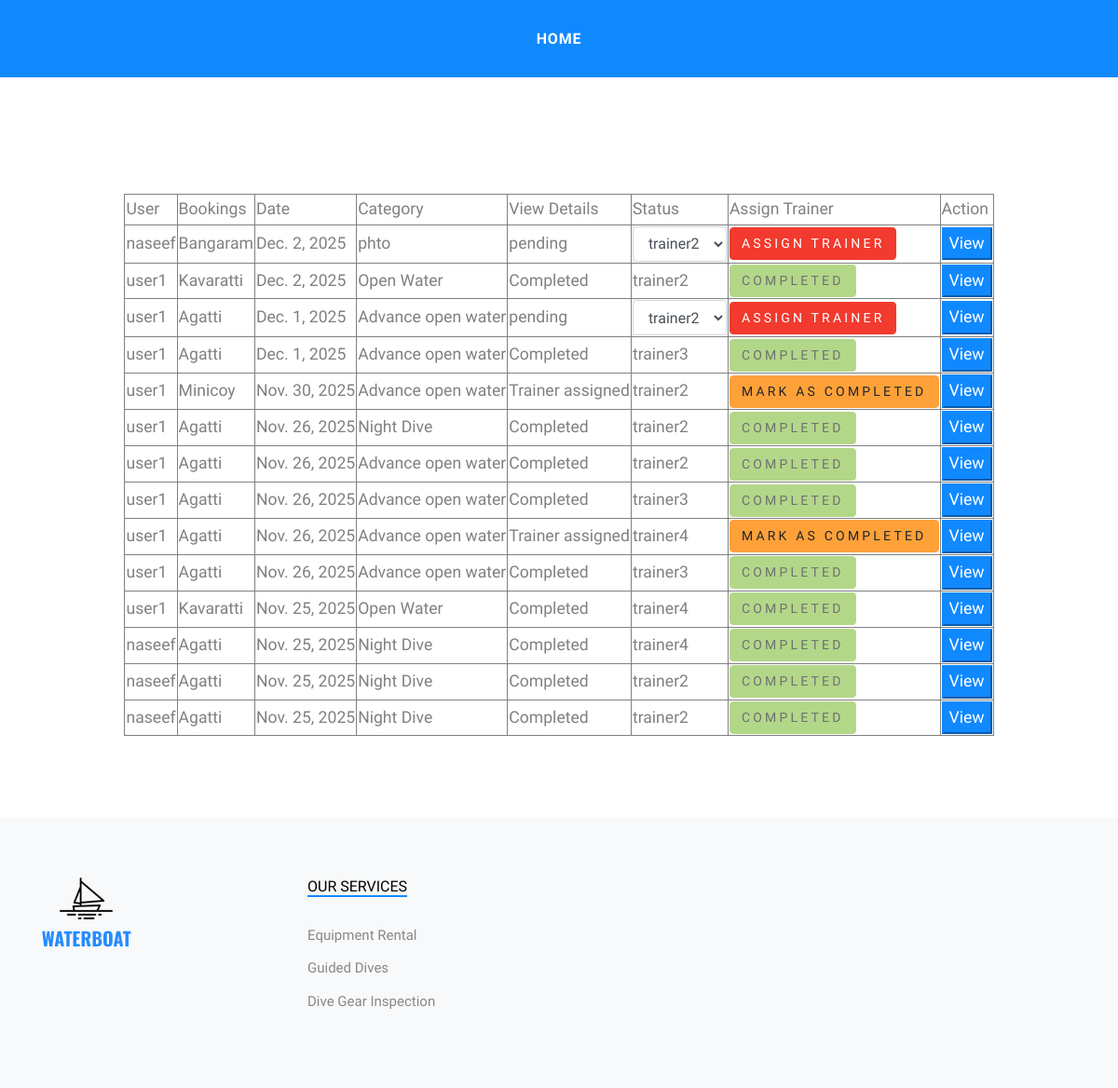
/admin_viewuserbooking, run on an earlier commit of the app's database.
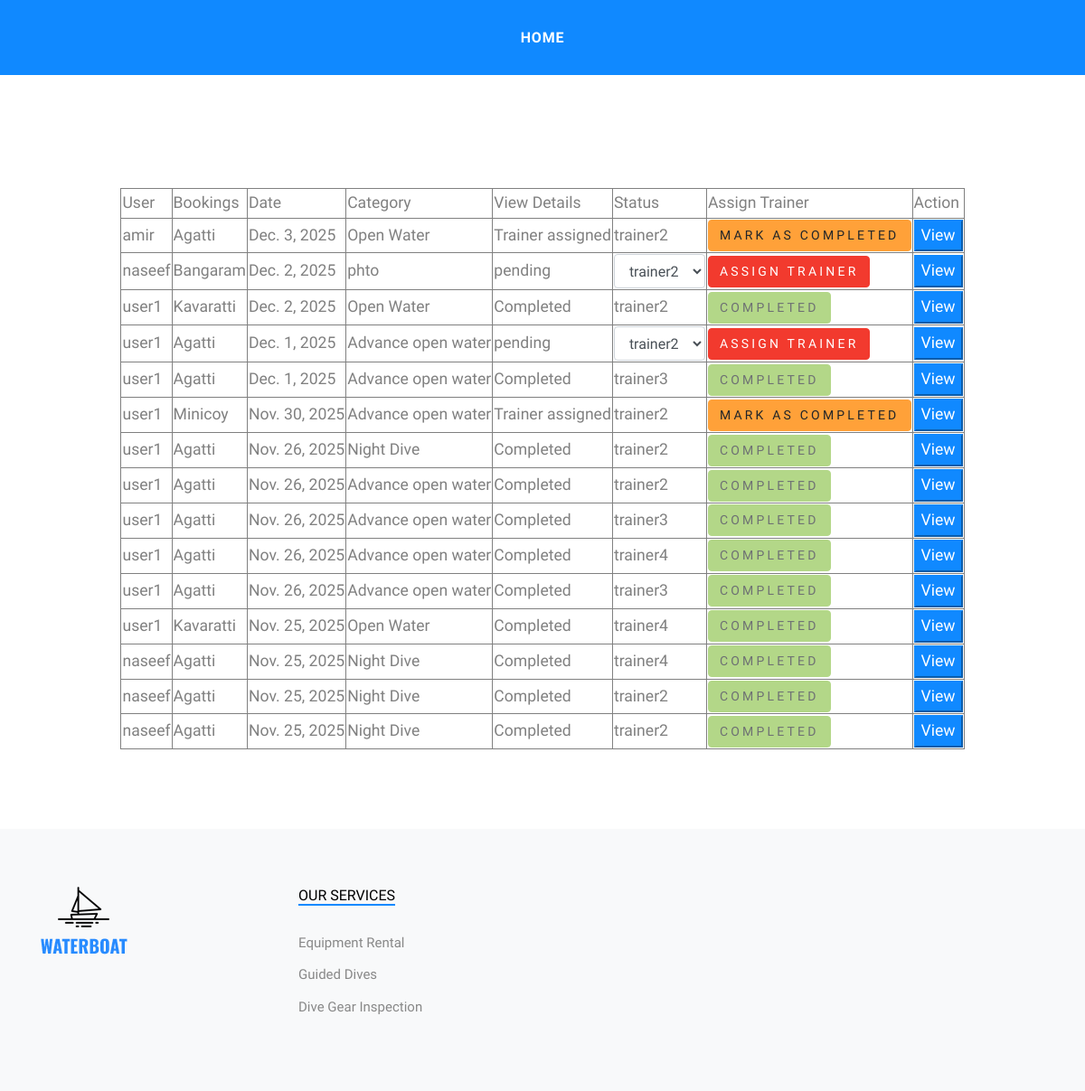
And on a later commit of the database.
### app/models.py (models this page shows)
class dive(models.Model):
    date = models.DateField(auto_now_add=True,null=True)
    user_id = models.ForeignKey(User,on_delete=models.CASCADE,null=True)
    places = models.ForeignKey(place,on_delete=models.CASCADE,null=True)
    categorys = models.ForeignKey(category,on_delete=models.CASCADE,null=True)
    status=models.CharField(default='pending')
    trainer_id= models.ForeignKey(trainer,on_delete=models.CASCADE,null=True)
    count=models.IntegerField(default=1)

class place(models.Model):
    name = models.CharField(max_length=100)

class category(models.Model):
    name = models.CharField(max_length=100)
    description = models.CharField(max_length=100)

class trainer(models.Model):
    name = models.CharField(max_length=100)
    gender = models.CharField(max_length=100)
    contact = models.CharField(max_length=100)
    email = models.EmailField(max_length=100)
    password = models.CharField(max_length=100)
    user_id = models.ForeignKey(User,on_delete=models.CASCADE)

### app/views.py (the view)
# urls.py: path('admin_viewuserbooking',views.viewbook,name='admin_viewuserbooking'),
def viewbook(request):
    data = dive.objects.all().order_by('-date')
    data1=trainer.objects.all()
    return render(request,'admin_viewuserbooking.html',{'a':data,'b':data1})

### template/admin_viewuserbooking.html (shortened to what this page needs)
<!DOCTYPE html>
<html lang="en">
  {% load static %}
<head>
  <link rel="stylesheet" href="/static/main/fonts/icomoon/style.css">
  <link rel="stylesheet" href="/static/main/css/bootstrap.min.css">
  <link rel="stylesheet" href="/static/main/css/jquery-ui.css">
  <link rel="stylesheet" href="/static/main/css/owl.carousel.min.css">
  <link rel="stylesheet" href="/static/main/css/owl.theme.default.min.css">
  <link rel="stylesheet" href="/static/main/css/owl.theme.default.min.css">
  <link rel="stylesheet" href="/static/main/css/jquery.fancybox.min.css">
  <link rel="stylesheet" href="/static/main/css/bootstrap-datepicker.css">
  <link rel="stylesheet" href="/static/main/fonts/flaticon/font/flaticon.css">
  <link rel="stylesheet" href="/static/main/css/aos.css">
  <link href="/static/main/css/jquery.mb.YTPlayer.min.css" media="all" rel="stylesheet" type="text/css">
  <link rel="stylesheet" href="/static/main/css/style.css">
</head>
<body data-spy="scroll" data-target=".site-navbar-target" data-offset="300">
  <div class="site-wrap">
    <div class="header-top bg-light">
      <div class="site-navbar py-2 js-sticky-header site-navbar-target d-none pl-0 d-lg-block" role="banner">
        <div class="container">
          <div class="d-flex align-items-center">
            <div class="mx-auto">
              <nav class="site-navigation position-relative text-right" role="navigation">
                <ul class="site-menu main-menu js-clone-nav mr-auto d-none pl-0 d-lg-block">
                  <li>
                    <a href="{% url 'admin_homepage' %}" class="nav-link text-left">Home</a>
                  </li>
                </ul>
              </nav>
            </div>
          </div>
        </div>
      </div>
    </div>
    <div class="site-section">
      <br><br><br><br>
        <table align="center" border="1">
            <thead>
              <tr>
                <td>User</td>
                <td>Bookings</td>
                <td>Date</td>
                <td>Category</td>
                <td>View Details</td>
                <td>Status</td>
                <td>Assign Trainer</td>
                <td>Action</td>
            </tr>
            </thead>
            <tbody>
          {% for i in a %}
<tr>
    <form action="{% url 'assign_trainer' i.id %}" method="POST">
        <td>{{ i.user_id.first_name }}</td>
        <td>{{ i.places.name }}</td>
        <td>{{ i.date }}</td>
        <td>{{ i.categorys.name }}</td>
        <td>{{ i.status }}</td>
        <td>
          {% if i.trainer_id == null %}
            <select name="trainer" class="form-control">
                {% for j in b %}
                    <option value="{{ j.id }}">{{ j.name }}</option>
                {% endfor %}
            </select>
          {% else %}
          {{i.trainer_id.name}}
          {% endif %}
        </td>
       <td>
    {% if i.status == "pending" %}
        <button type="submit" class="btn btn-danger">Assign Trainer</button>
    {% elif i.status == "Trainer assigned" %}
        <a href="{% url 'task_complete' i.id %}" class="btn btn-warning">
            Mark as completed
        </a>
    {% else %}
        <span class="btn btn-success disabled">Completed</span>
    {% endif %}
</td>
    </form>
     <td>
          <a href="{% url 'filled_forms' i.id %}"><button class="btn-primary">View</button></a>
        </td>
</tr>
{% endfor %}
            </tbody>
        </table>
    </div>
    <div class="footer bg-light">
      <div class="container">
        <div class="row">
          <div class="col-lg-3">
            <p class="mb-4"><img src="{% static 'Index/images/logo2.png' %}" alt="Image" class="img-fluid"></p>
          </div>
          <div class="col-lg-3">
            <h3 class="footer-heading"><span>Our Services</span></h3>
            <ul class="list-unstyled">
              <li><a>Equipment Rental</a></li>
              <li><a>Guided Dives</a></li>
              <li><a>Dive Gear Inspection</a></li>
            </ul>
          </div>
        </div>
      </div>
    </div>
  </div>
</body>
</html>

### static/Index/css/style.css (style rules this page uses)
html { overflow-x: hidden; }
body { line-height: 1.7; color: gray; font-weight: 300; font-size: 1.1rem; }
a { -webkit-transition: .3s all ease; -o-transition: .3s all ease; transition: .3s all ease; }
h1, h2, h3, h4, h5, .h1, .h2, .h3, .h4, .h5 { font-family: "Oswald", sans-serif; }
.site-wrap:before { display: none; -webkit-transition: .3s all ease-in-out; -o-transition: .3s all ease-in-out; transition: .3s all ease-in-out; background: rgba(0, 0, 0, 0.6); content: ""; position: absolute; z-index: 2000; top: 0; left: 0; right: 0; bottom: 0; opacity: 0; visibility: hidden; }
.site-section { padding: 2.5em 0; }
@media (min-width: 768px) { .site-section { padding: 5em 0; } }
.site-navbar { font-family: "Oswald", sans-serif; margin-bottom: 0px; z-index: 1999; width: 100%; }
.site-navbar .site-navigation .site-menu { margin-bottom: 0; }
.site-navbar .site-navigation .site-menu a { text-decoration: none !important; display: inline-block; }
.site-navbar .site-navigation .site-menu > li { display: inline-block; }
.site-navbar .site-navigation .site-menu > li > a { text-transform: uppercase; font-size: 16px; letter-spacing: .05rem; font-weight: 900; padding: 20px 20px; color: #fff; display: inline-block; text-decoration: none !important; }
.site-mobile-menu .site-nav-wrap { padding: 0; margin: 0; list-style: none; position: relative; }
.site-mobile-menu .site-nav-wrap a { padding: 10px 20px; display: block; position: relative; color: #212529; }
.site-mobile-menu .site-nav-wrap li { position: relative; display: block; }
.site-mobile-menu .site-nav-wrap > li { display: block; position: relative; float: left; width: 100%; }
.site-mobile-menu .site-nav-wrap > li > a { padding-left: 20px; font-size: 20px; }
.sticky-wrapper .site-navbar { -webkit-transition: .3s all ease; -o-transition: .3s all ease; transition: .3s all ease; background: #1089ff; }
.sticky-wrapper .site-navbar .site-menu > li { display: inline-block; }
.footer { padding: 4rem 0; background: #000; font-size: 15px; color: #888; }
.footer .footer-heading { font-size: 16px; color: #000; margin-bottom: 30px; text-transform: uppercase; }
.footer .footer-heading > span { border-bottom: 2px solid #1089ff; }
.footer ul li { margin-bottom: 10px; }
.btn { text-transform: uppercase; font-size: 14px; letter-spacing: .2rem; font-family: "Oswald", sans-serif; }

What changed in the data, as far as the page shows it:
added dive: user_id.first_name "amir", places.name "Agatti", date "Dec. 3, 2025", categorys.name "Open Water", status "Trainer assigned", trainer_id.name "trainer2", shows "MARK AS COMPLETED"
changed dive (number 10 of 15 on the later page): status "Trainer assigned" → "Completed"; status "MARK AS COMPLETED" → "COMPLETED"
